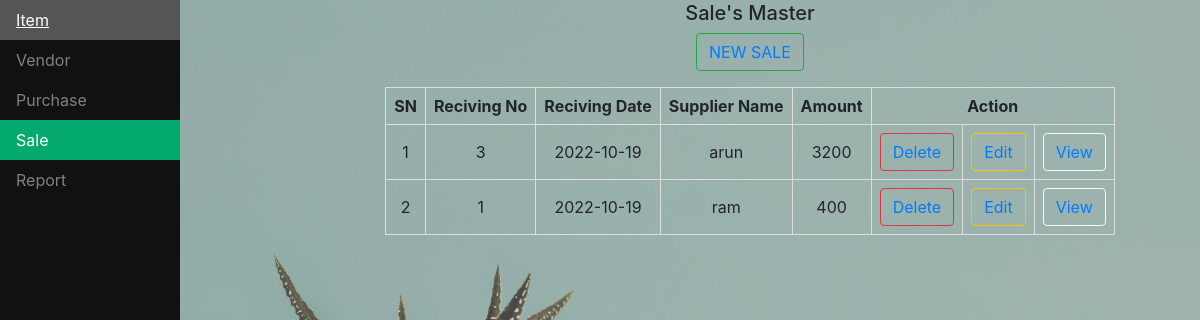
Screenshot of /sale1.php with the database file from the repository.
### tables this page shows
CREATE TABLE `s1` (
  `id` int(30) NOT NULL,
  `rno` int(50) NOT NULL,
  `rdate` date NOT NULL,
  `name` varchar(50) NOT NULL,
  `ph` int(10) NOT NULL,
  `add` varchar(50) NOT NULL,
  `amt` int(50) NOT NULL
);

### sale1.php (the view, shortened to what this page needs)
<head>
<ul>
  <?php
  echo"
  <li><a href='http://localhost/inv1/item1.php'>Item</a></li>
  <li><a href='http://localhost/inv1/client1.php'>Vendor</a></li>
  <li><a href='http://localhost/inv1/pur1.php'>Purchase</a></li>
  <li><a class='active' href='http://localhost/inv1/sale1.php'>Sale</a></li>
  <li><a href='http://localhost/inv1/repo1.php'>Report</a></li>
  ";
  $con=mysqli_connect("localhost","root","","bd");
  ?>
</ul>
<link rel="stylesheet" href="https://cdn.jsdelivr.net/npm/bootstrap@4.0.0/dist/css/bootstrap.min.css">
</head>
<center>
<div style="margin-left:25%;padding:1px 16px;height:1000px;">
<h5>Sale's Master</h5>
<form method="POST">
    <?php echo"<button class='btn btn-outline-success' type='submit' name='ok'><a href='http://localhost/inv1/sale.php?n=3'>NEW SALE</a></button>";?>
</form>
<table id="customers">
    <tr>
        <th>SN</th>
        <th>Reciving No</th>
        <th>Reciving Date</th>
        <th>Supplier Name</th>
        <th>Amount</th>
        <th colspan="3">Action</th>
    </tr>
    <?php
    $sql="SELECT * FROM s1 ORDER BY id DESC";
    $result=$con->query($sql);
    $no=1;$x=1;$y=2;
    while($row=$result->fetch_assoc())
    {
      echo"
      <tr>
        <td>".$no."</td>
        <td>".$row["rno"]."</td>
        <td>".$row["rdate"]."</td>
        <td>".$row["name"]."</td>
        <td>".$row["amt"]."</td>
        <td> <button class='btn btn-outline-danger'><a href='http://localhost/inv1/sale.php?id=$row[id]&n=$x'>Delete</a></button></td>
        <td> <button class='btn btn-outline-warning'><a href='http://localhost/inv1/sale.php?name=$row[name]&rdate=$row[rdate]&rno=$row[rno]&id=$row[id]&n=$y'>Edit</a></button></td>
        <td> <button class='btn btn-outline-light'><a href='http://localhost/bd/refresh.php?name=$row[name]&rdate=$row[rdate]&rno=$row[rno]&id=$row[id]&n=7'>View</a></button></td>
      </tr>
      ";
      $no++;
    }
    ?>
</table>
</div>
</center>

### sale1.php (style rules this page uses)
table { border: 1px solid; }
#customers td, #customers th { border: 1px solid #ddd; padding: 8px; text-align: center; }
ul { list-style-type: none; margin: 0; padding: 0; width: 15%; background-color: #111; position: fixed; height: 100%; overflow: auto; }
li a { display: block; color: #818181; padding: 8px 16px; text-decoration: none; }
li a.active { background-color: #04AA6D; color: white; }

### rows the page displays
s1: rno "3", rdate "2022-10-19", name "arun", amt "3200"
s1: rno "1", rdate "2022-10-19", name "ram", amt "400"
